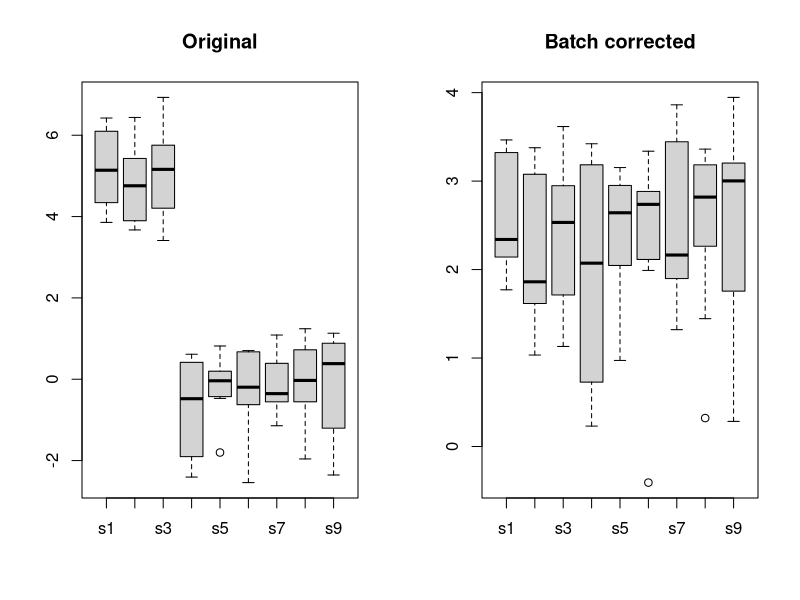
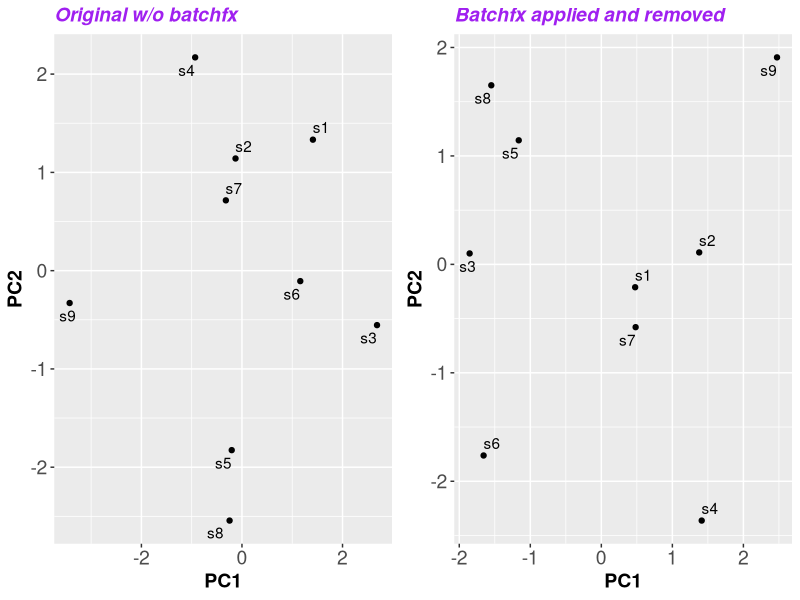
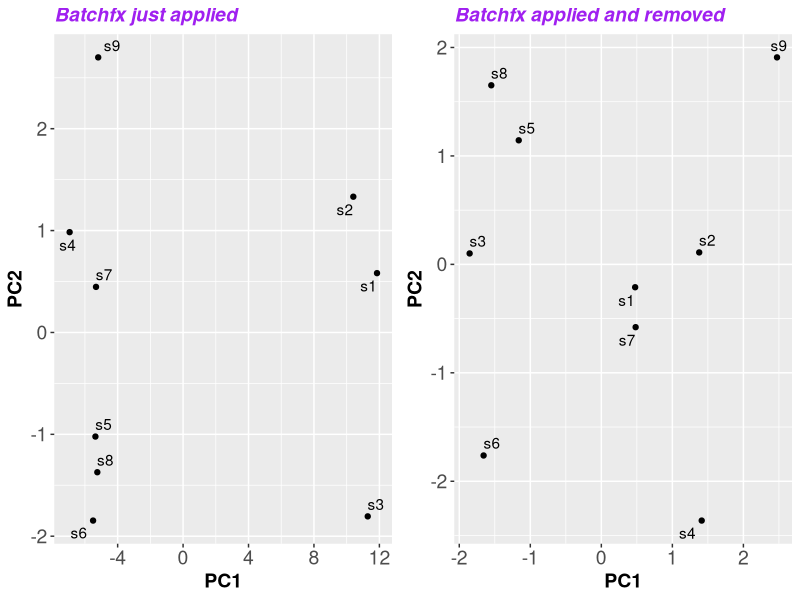

These figures' R source, in order:
#!/usr/bin/env Rscript
library(Cairo)
library(gridExtra)
library(ggplot2)
library(ggrepel)
library(limma)

y <- matrix(rnorm(10*9),10,9)
colnames(y) <- paste0("s", 1:9)
pc0 <- prcomp(t(y))
xdf0 <- as.data.frame(pc0$x)

# perturb
y[,1:3] <- y[,1:3] + 5
# batch <- c("A","A","A","B","B","B","C","C","C")
batch <- c(rep("A", 3), rep("B", 6))
y2 <- removeBatchEffect(y, batch)

CairoPNG("boxplots.png", 1600, 800)
par(mfrow=c(1,2))
boxplot(as.data.frame(y),main="Original")
boxplot(as.data.frame(y2),main="Batch corrected")
dev.off()

pc1 <- prcomp(t(y))
xdf1 <- as.data.frame(pc1$x)
pc2 <- prcomp(t(y2))
xdf2 <- as.data.frame(pc2$x)
CairoPNG("pcaplots0.png", 1600, 800)
g0 <- ggplot(xdf0, aes(x=PC1, y=PC2, label=rownames(xdf0))) +geom_point() +geom_text_repel() +
    ggtitle("Original w/o batchfx") +
    theme(plot.title = element_text(color="purple", size=14, face="bold.italic"), axis.text=element_text(size=14), axis.title=element_text(size=14,face="bold"))
g1 <- ggplot(xdf2, aes(x=PC1, y=PC2, label=rownames(xdf2))) +geom_point() +geom_text_repel() +
    ggtitle("Batchfx applied and removed") +
    theme(plot.title = element_text(color="purple", size=14, face="bold.italic"), axis.text=element_text(size=14), axis.title=element_text(size=14,face="bold"))
grid.arrange(g0, g1, nrow=1)
dev.off()
CairoPNG("pcaplots2.png", 1600, 800)
g0 <- ggplot(xdf1, aes(x=PC1, y=PC2, label=rownames(xdf1))) +geom_point() +geom_text_repel() +
    ggtitle("Batchfx just applied") +
    theme(plot.title = element_text(color="purple", size=14, face="bold.italic"), axis.text=element_text(size=14), axis.title=element_text(size=14,face="bold"))
g1 <- ggplot(xdf2, aes(x=PC1, y=PC2, label=rownames(xdf2))) +geom_point() +geom_text_repel() +
    ggtitle("Batchfx applied and removed") +
    theme(plot.title = element_text(color="purple", size=14, face="bold.italic"), axis.text=element_text(size=14), axis.title=element_text(size=14,face="bold"))
grid.arrange(g0, g1, nrow=1)
dev.off()
